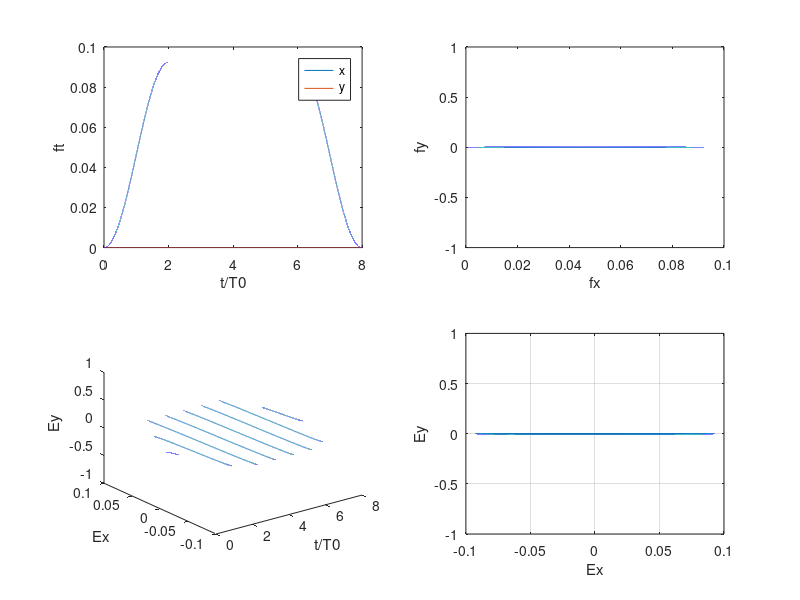
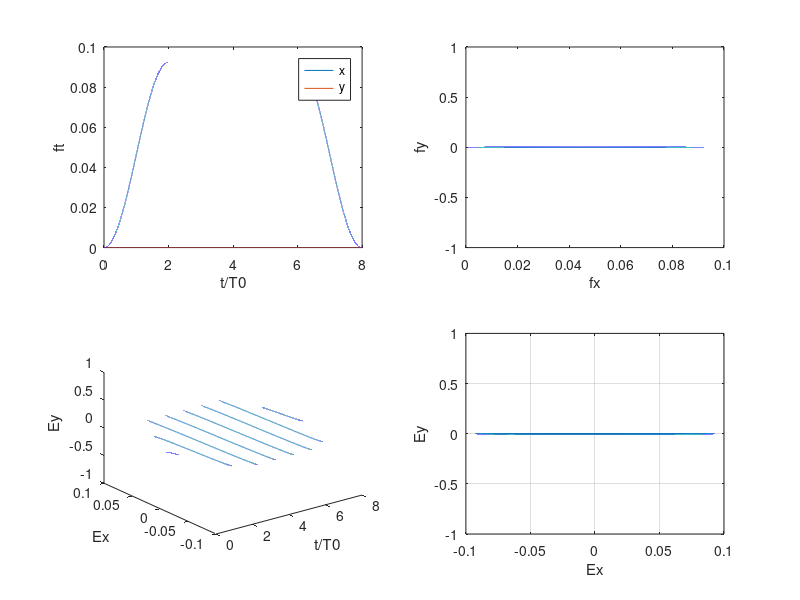

Source code (MATLAB) for these figures, in order:
% Generate TDFunctions
clc
clear
angle = 0;   % in degree

%% laser parameters
Ix=1.5e14 * 2;
lambda=800;

ev_flag = 3; % 0 : 1; 1: sin2 ; 2:Trap ; 3:sin2+Trap
Tmax = 8;
Tup= 2 ;
dt=0.01;


E0=sqrt(Ix)*1e-8/1.873766;
omega=2*pi*2.9979*2.418884/lambda;
T0=2*pi/omega;        % one optical cycel.
tmax=Tmax*T0;
%tmax=round(tmax/dt)*dt;
t=0:dt:tmax;
tup=Tup*T0;
 Lt = length(t);
%  if mod(Lt,2) == 1
%    Lt=Lt+1;
%    t=linspace(0,tmax,Lt);
%   dt=t(2)-t(1)
% else
%      t=linspace(0,tmax,Lt);
%  	 dt=t(2)-t(1)
%  end


%% Ponderomotive radius (linear field)
RR = E0/omega/omega ;

str_date = date;
text = sprintf('The Ponderomotive radius (linear field) is: \n\n %f a.u. \n\n @ %s',RR,str_date);

fid0 = fopen('Ponderomotive_radius.txt','w');
fprintf(fid0,text);

%% 
switch ev_flag

    case 0
        ft = 1;
    case 1
        ft = sin(t*pi/tmax).^2;
    case 2
        ft = 1/tup*t.*(t<= tup)+(t>tup).*(t<(tmax-tup))+(1)/tup*(tmax-t).*(t>= (tmax-tup)).*(t<= tmax);
    case 3
        tdown=tmax-tup;
        ft = sin(t*pi/2/tup).^2.*(t<= tup)+(t>tup).*(t<(tmax-tup))+sin((t-tdown-tup)*pi/2/tup).^2.*(t>= (tmax-tup)).*(t<= tmax);
end


%% ---------------- linearly polarization ------------------

% rotate the field
varphi=angle*pi/180;

ftx = E0*ft*cos(varphi);
fty = E0*ft*sin(varphi);

ftxi = 0.*t;    % imaginary part
ftyi = 0.*t;

% field
Ex=ftx.*cos(omega*t);
Ey=fty.*cos(omega*t);


 %% rotation the electric field around z axis ----------------
% theta1=90*pi/180;
% 
%  Ex=cos(theta1)*Ex1-sin(theta1)*Ey1;
%  Ey=sin(theta1)*Ex1+cos(theta1)*Ey1;

 
 %%  rotation the electric field around x axis ----------------

%% plot and check
figure;
subplot(221)
plot(t/T0,ftx,t/T0,fty); xlabel('t/T0'); ylabel('ft'); legend('x','y');

subplot(222)
plot(ftx,fty); xlabel('fx'); ylabel('fy');

subplot(223)
plot3(t/T0,Ex,Ey)
xlabel('t/T0'); ylabel('Ex'); zlabel('Ey');

subplot(224)
plot(Ex,Ey);
xlabel('Ex')
ylabel('Ey')
grid on;

saveas(gcf,'from_Gen_TDFunctions','png');
saveas(gcf,'from_Gen_TDFunctions','fig');

close;


%% --------- save envelope ------------------
t1=t';

% %
% fid1 = fopen('Envelope_x','w');
% for ii=1:Lt
%     fprintf(fid1,'%.12e   %.12e   %.12e\n',t1(ii),ftx(ii),ftxi(ii));
% end
% fclose(fid1);
% 
% fid2 = fopen('Envelope_y','w');
% for ii=1:Lt
%     fprintf(fid2,'%.12e   %.12e   %.12e\n',t1(ii),fty(ii),fty(ii));
% end
% fclose(fid2);

%% --------- save E(t) ------------------ 
Exi = 0.*t;
Eyi = 0.*t;

fid3 = fopen('Et_x','w');
for ii=1:Lt
    fprintf(fid3,'%.12e   %.12e   %.12e\n',t1(ii),Ex(ii),Exi(ii));
end
fclose(fid3);

fid4 = fopen('Et_y','w');
for ii=1:Lt
    fprintf(fid4,'%.12e   %.12e   %.12e\n',t1(ii),Ey(ii),Eyi(ii));
end
fclose(fid4);
